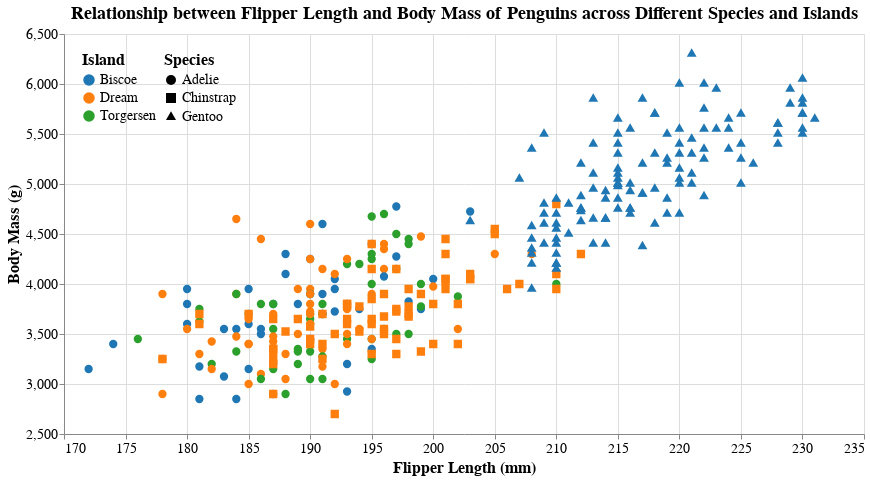

Notebook cell for this chart:
### Markdown cell above
## Visualizations

Going back to my goal, I will try to understand the relationship between a penguin's physical characteristics and how they differ for differet species.

### Code cell
# Define the color palette
colors = alt.Scale(domain=['Biscoe', 'Dream', 'Torgersen'],
                   range=['#1f77b4', '#ff7f0e', '#2ca02c'])

# Define the species dropdown selector
dropdown = alt.binding_select(options=penguins_df['species'].unique(), name='Select a species:')
selection = alt.selection(type='single', fields=['species'], bind=dropdown)

# Create the scatter plot
scatter = alt.Chart(penguins_df, title='Relationship between Flipper Length and Body Mass of Penguins across Different Species and Islands').mark_point(size=40).encode(
    x=alt.X('flipper_length_mm', scale=alt.Scale(domain=[170, 235]), title='Flipper Length (mm)'),
    y=alt.Y('body_mass_g', scale=alt.Scale(domain=[2500, 6500]), title='Body Mass (g)'),
    color=alt.Color('island:N', scale=colors, legend=alt.Legend(title='Island')),
    shape=alt.Shape('species:N', scale=alt.Scale(range=['circle', 'square', 'triangle']), legend=alt.Legend(title='Species')),
    fill=alt.Fill('island:N', scale=colors),
    tooltip=['island', 'body_mass_g'],
    opacity=alt.condition(selection, alt.value(1), alt.value(.2))
).add_selection(selection)

# Format the chart
chart = scatter.properties(
    width=800,
    height=400
).configure_axis(
    labelFontSize=14,
    titleFontSize=16
).configure_legend(
    titleFontSize=16,
    labelFontSize=14,
    orient='top-left'
).configure_title(
    fontSize=18,
    fontWeight='bold')


chart.configure_view(stroke=None)

### Figure 1 — Vega-Lite specification as saved in the notebook (floating-point values rounded to 4 significant figures; data arrays with more than 128 entries replaced by an {"elided": "..."} marker saying what was removed)
{"config": {"view": {"continuousWidth": 400, "continuousHeight": 300, "stroke": null}, "axis": {"labelFontSize": 14, "titleFontSize": 16}, "legend": {"labelFontSize": 14, "orient": "top-left", "titleFontSize": 16}, "title": {"fontSize": 18, "fontWeight": "bold"}}, "data": {"name": "data-98dc9131c0a33040430298fe6e3c3474"}, "mark": {"type": "point", "size": 40}, "encoding": {"color": {"field": "island", "legend": {"title": "Island"}, "scale": {"domain": ["Biscoe", "Dream", "Torgersen"], "range": ["#1f77b4", "#ff7f0e", "#2ca02c"]}, "type": "nominal"}, "fill": {"field": "island", "scale": {"domain": ["Biscoe", "Dream", "Torgersen"], "range": ["#1f77b4", "#ff7f0e", "#2ca02c"]}, "type": "nominal"}, "opacity": {"condition": {"value": 1, "selection": "selector001"}, "value": 0.2}, "shape": {"field": "species", "legend": {"title": "Species"}, "scale": {"range": ["circle", "square", "triangle"]}, "type": "nominal"}, "tooltip": [{"field": "island", "type": "nominal"}, {"field": "body_mass_g", "type": "quantitative"}], "x": {"field": "flipper_length_mm", "scale": {"domain": [170, 235]}, "title": "Flipper Length (mm)", "type": "quantitative"}, "y": {"field": "body_mass_g", "scale": {"domain": [2500, 6500]}, "title": "Body Mass (g)", "type": "quantitative"}}, "height": 400, "selection": {"selector001": {"type": "single", "fields": ["species"], "bind": {"input": "select", "options": ["Adelie", "Chinstrap", "Gentoo"], "name": "Select a species:"}}}, "title": "Relationship between Flipper Length and Body Mass of Penguins across Different Species and Islands", "width": 800, "$schema": "https://vega.github.io/schema/vega-lite/v4.17.0.json", "datasets": {"data-98dc9131c0a33040430298fe6e3c3474": {"elided": "333 records"}}}
